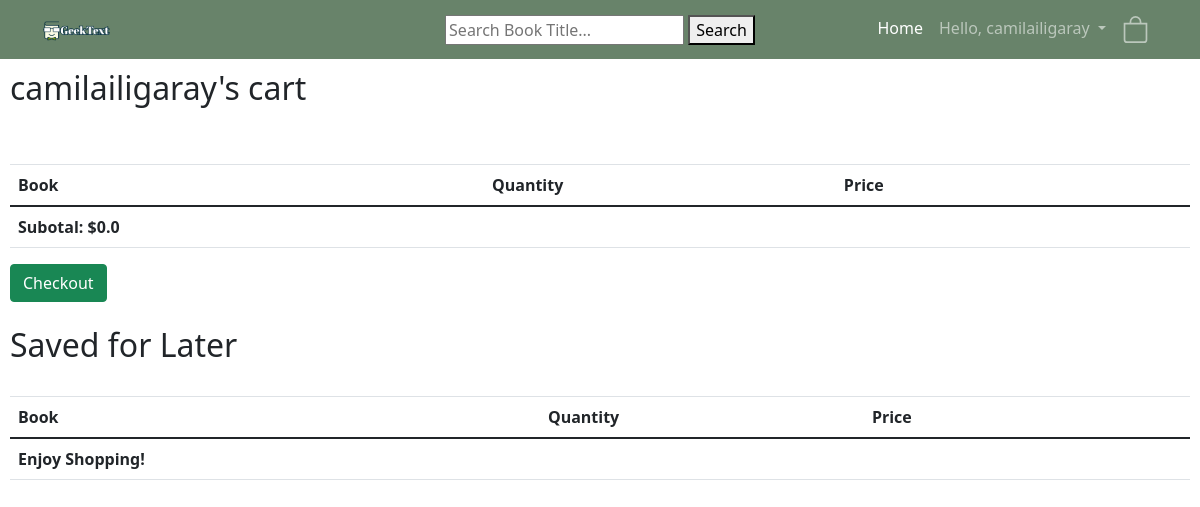
Page /ShoppingCart/ (signed in) on the earlier database version.
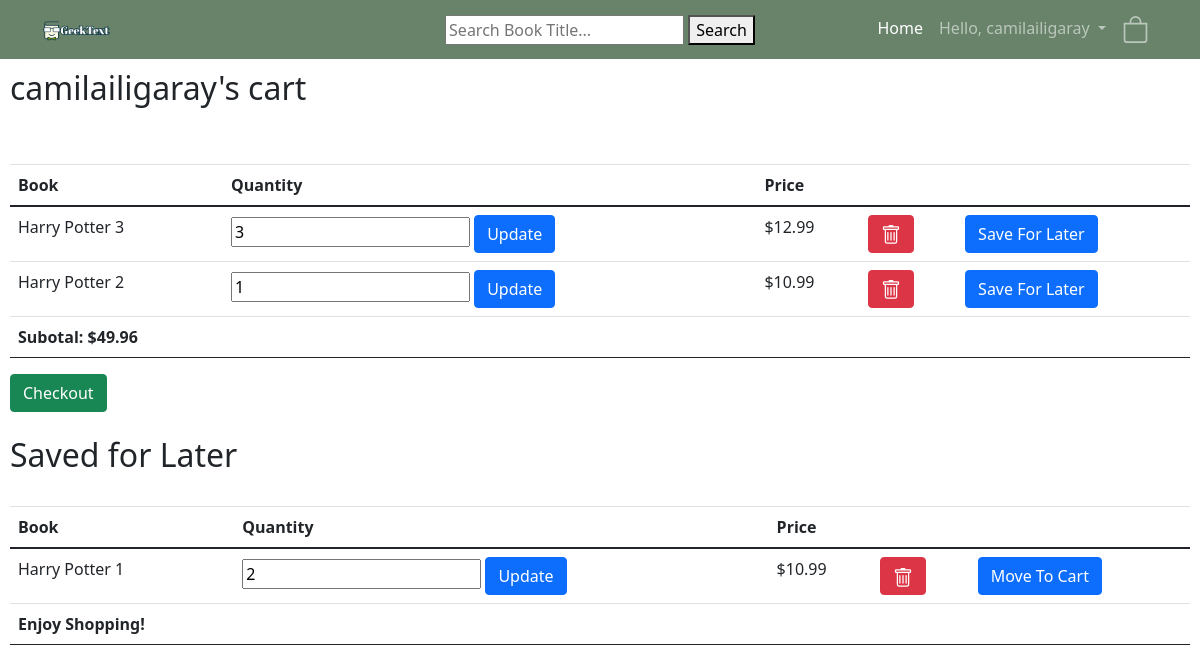
Same page on the later database version.
### cart/models.py (models this page shows, shortened)
class ShoppingCartItem(models.Model):
    shoppingcart = models.ForeignKey(ShoppingCart, on_delete=models.CASCADE)
    book = models.ForeignKey(Book, on_delete=models.CASCADE)
    quantity = models.IntegerField()
    ordered = models.BooleanField(default=False)
    addedon = models.DateField(auto_now_add=True)
    purchasedby = models.DateField(auto_now=True)
    savedforlater = models.BooleanField(default=False)
    def __str__(self):
        return self.book.title

### bookdetails/models.py (models this page shows, shortened)
class Book(models.Model):
    authors = models.ManyToManyField(
        Author,
        related_name='booker',
    )
    def validate_rating(value):
        if value <= 5 and value >= 0:
            return value
        else:
            raise ValidationError("The rating is out of the bounds of 0 - 5")
    GENRES = (
        ('Sci-fi', 'Sci-fi'),
        ('Fantasy', 'Fantasy'),
        ('Children', 'Children'),
        ('Non-fiction', 'Non-fiction'),
        ('Others', 'Others'),
    )
    cover = models.ImageField(upload_to='bookImages', default='bookImages/No_image.jpg')
    title = models.CharField(max_length=200)
    genre = models.CharField(max_length=200, default='other', choices=GENRES)
    rating = models.DecimalField(max_digits=2, decimal_places=1, default=0, validators=[validate_rating])
    price = models.DecimalField(max_digits=6, decimal_places=2, default=0.00)
    description = models.CharField(max_length=4000)
    publisher = models.CharField(max_length=200, default='Unknown')
    release_date = models.DateField(default='Unknown')

### cart/views.py (the view)
# urls.py: path('', views.shoppingcartview, name='cart'),  # this connects to the
def shoppingcartview(response):
    userid = response.user.id
    cart = ShoppingCart.objects.get(id=userid)
    if cart == response.user.shoppingcart:
        total = cart.subtotal()
        return render(response, "cart/shoppingcart.html", {"cart": cart, "total": total})
    message = "You tried to access an unautharized shopping cart"
    return render(response, "onlinelibrary/home.html", {"message": message})

### cart/models.py (called while the page is built)
    def __str__(self):
        return str(self.user.username) + "'s cart"

    def subtotal(self):
        amount = 0.0
        for cartitem in self.shoppingcartitem_set.all():
            if not cartitem.savedforlater and not cartitem.ordered:
                amount = amount + float(cartitem.quantity * cartitem.book.price)
        return round(amount, 2)

### cart/templates/cart/shoppingcart.html (shortened to what this page needs)
{%  extends 'onlinelibrary/base.html' %}
{% block content %}
    <h2>{{cart}}</h2>
    <br>
    <br>
    <table class="table">
        <thead>
            <th>Book</th>
            <th>Quantity</th>
            <th>Price</th>
            <th></th>
            <th></th>
        </thead>
        <tfoot>
            <tr>
                <td>
                    <strong>Subotal: ${{total}}</strong>
                </td>
                <td></td>
                <td></td>
                <td></td>
                <td></td>
            </tr>
        </tfoot>
        {% for item in cart.shoppingcartitem_set.all %}
            {% if item.savedforlater == False and item.ordered == False and item.quantity > 0 %}
                <tr>
                    <td>
                        {{ item }}
                    </td>
                    <td>
                        <form action="{% url 'updateqty' item.id%}" method="POST">
                            <input type="number", name="UpdateValue", min="1", width="1", value="{{item.quantity}}">
                            <button type="submit", name="Update", class="btn btn-primary">Update</button>
                        </form>
                    </td>
                    <td>
                        ${{ item.book.price }}
                    </td>
                    <td>
                        <button onclick="window.location.href='delete/{{item.id}}';" type="button" class="btn btn-danger">
                        </button>
                    </td>
                    <td>
                        <form action="{% url 'saveforlater' item.id%}" method="POST">
                            <button type="submit", name="SvaeForLater", class="btn btn-primary", value="saveForLater">Save For Later</button>
                        </form>
                    </td>
                </tr>
            {%  endif %}
        {% endfor %}
    </table>
    <button type="button" class="btn btn-success" data-toggle="modal" data-target="#exampleModal">
      Checkout
    </button>
    <br>
    <br>
    <h2>Saved for Later</h2>
    <br>
    <table class="table">
        <thead>
            <th>Book</th>
            <th>Quantity</th>
            <th>Price</th>
            <th></th>
            <th></th>
        </thead>
        <tfoot>
            <tr>
                <td><strong>Enjoy Shopping!</strong></td>
                <td></td>
                <td></td>
                <td></td>
                <td></td>
            </tr>
        </tfoot>
        {% for item in cart.shoppingcartitem_set.all %}
            {% if item.savedforlater == True and item.ordered == False and item.quantity > 0 %}
                <tr>
                    <td>
                        {{ item }}
                    </td>
                    <td>
                        <form action="{% url 'updateqty' item.id%}" method="POST">
                            <input type="number", name="UpdateValue", min="1", width="1", value="{{item.quantity}}">
                            <button type="submit", name="Update", class="btn btn-primary">Update</button>
                        </form>
                    </td>
                    <td>
                        ${{ item.book.price }}
                    </td>
                    <td>
                        <button onclick="window.location.href='delete/{{item.id}}';" type="button" class="btn btn-danger">
                        </button>
                    </td>
                    <td>
                        <form action="{% url 'movetocart' item.id%}" method="POST">
                            <button type="submit", name="MoveToCart", class="btn btn-primary", value="moveToCart">Move To Cart</button>
                        </form>
                    </td>
                </tr>
            {% endif %}
        {% endfor %}
    </table>
    <br>
    <br>
    <br>
    <br>
{%  endblock %}

Differences in the rows shown:
added ShoppingCartItem: book.title "Harry Potter 3", UpdateValue "3", book.price "12.99", shown under "camilailigaray's cart"
added ShoppingCartItem: book.title "Harry Potter 2", UpdateValue "1", book.price "10.99", shown under "camilailigaray's cart"
added ShoppingCartItem: book.title "Harry Potter 1", UpdateValue "2", book.price "10.99", shown under "Saved for Later"
Other differences:
{{ total }}: "0.0" → "49.96"
